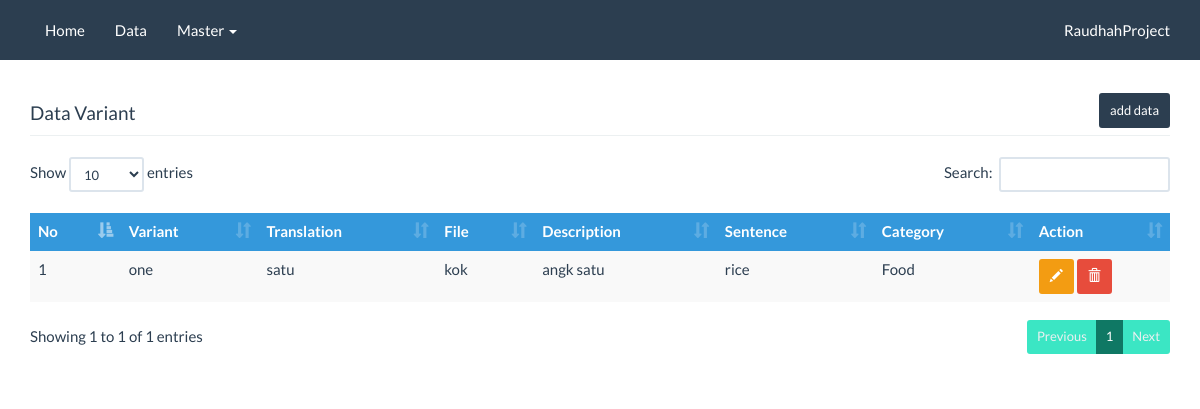
Screenshot of /variant.php with the database file from the repository.
### tables this page shows
CREATE TABLE `variant` (
  `id` int(11) NOT NULL,
  `sentence` int(11) NOT NULL,
  `variant` varchar(255) NOT NULL,
  `translation` varchar(255) NOT NULL,
  `file` varchar(255) NOT NULL,
  `description` tinytext NOT NULL
);

CREATE TABLE `sentence` (
  `id` int(11) NOT NULL,
  `category` int(11) NOT NULL,
  `sentence` varchar(225) NOT NULL,
  `translation` varchar(225) NOT NULL,
  `file` varchar(225) NOT NULL,
  `description` tinytext NOT NULL
);

CREATE TABLE `category` (
  `id` int(11) NOT NULL,
  `category_name` varchar(128) NOT NULL
);

### pdo/class.db.php (called while the page is built, shortened)
<?php
class db extends PDO {
	private function cleanup($bind) {
		if(!is_array($bind)) {
			if(!empty($bind))
				$bind = array($bind);
			else
				$bind = array();
		}
		return $bind;
	}
	public function run($sql, $bind="") {
		$this->sql = trim($sql);
		$this->bind = $this->cleanup($bind);
		try {
			$pdostmt = $this->prepare($this->sql);
			if($pdostmt->execute($this->bind) !== false) {
				if(preg_match("/^(" . implode("|", array("select", "describe", "pragma")) . ") /i", $this->sql))
					return $pdostmt->fetchAll(PDO::FETCH_ASSOC);
				elseif(preg_match("/^(" . implode("|", array("delete", "insert", "update")) . ") /i", $this->sql))
					return $pdostmt->rowCount();
			}
		} catch (PDOException $e) {
			$this->error = $e->getMessage();
			$this->debug();
			return false;
		}
	}
}
?>

### variant.php (the view, shortened to what this page needs)
<?php
include_once 'koneksi.php';
$sql = "select
					variant.*,
					sentence.sentence,
					category.category_name
				from
					variant
				join
					sentence
				on
					sentence.id = variant.sentence
				join
					category
				on
					sentence.category = category.id";
$results = $db->run($sql);
 ?>
<?php include('_template/head.php'); ?>
<?php include('_template/menu.php'); ?>
 <div class="container">
		<div class="row">
		  <div class="col-lg-12">
		  	<div>
		  		&nbsp<br>
		  		&nbsp<br>
		  	</div>
		  	<div >
		  		<h4 class="pull-left">Data Variant</h4>
					<a class="btn btn-primary btn-sm pull-right  " href="variant_add.php" style="margin-bottom: 5px">add data</a><br>
				</div>
		  	<hr>
		    <table id="datatable" class="table table-striped table-hover ">
					  <thead>
					    <tr class="info">
					      <th>No</th>
					      <th>Variant</th>
					      <th>Translation</th>
					      <th>File</th>
					      <th>Description</th>
					      <th>Sentence</th>
					      <th>Category</th>
					      <th>Action</th>
					    </tr>
					  </thead>
					  <tbody>
					  <?php
					  $no = 1;
					   foreach ($results as $key => $value) {?>
					    <tr>
					      <td><?php echo $no; ?></td>
					      <td><?php echo $value['variant']; ?></td>
					      <td><?php echo $value['translation']; ?></td>
					      <td><?php echo $value['file']; ?></td>
					      <td><?php echo $value['description']; ?></td>
					      <td><?php echo $value['sentence']; ?></td>
					      <td><?php echo $value['category_name']; ?></td>
					      <td><a class="btn btn-warning btn-sm" href="sentence_edit.php?id=<?php echo $value['id']; ?>"><span class="glyphicon glyphicon-pencil "></span></a>  <a class="btn btn-danger btn-sm" href="sentence_delete.php?id=<?php echo $value['id']; ?>" onclick="return confirm('Are you sure you want to delete this item?');"><span class="glyphicon glyphicon-trash"></span></a></td>
					    </tr>
					   <?php $no++; } ?>
					  </tbody>
					</table>
		  </div>
		</div>
	</div>
<?php include('_template/foot.php'); ?>

### rows the page displays
variant: variant "one", translation "satu", file "kok", description "angk satu", sentence.sentence "rice", category.category_name "Food"
